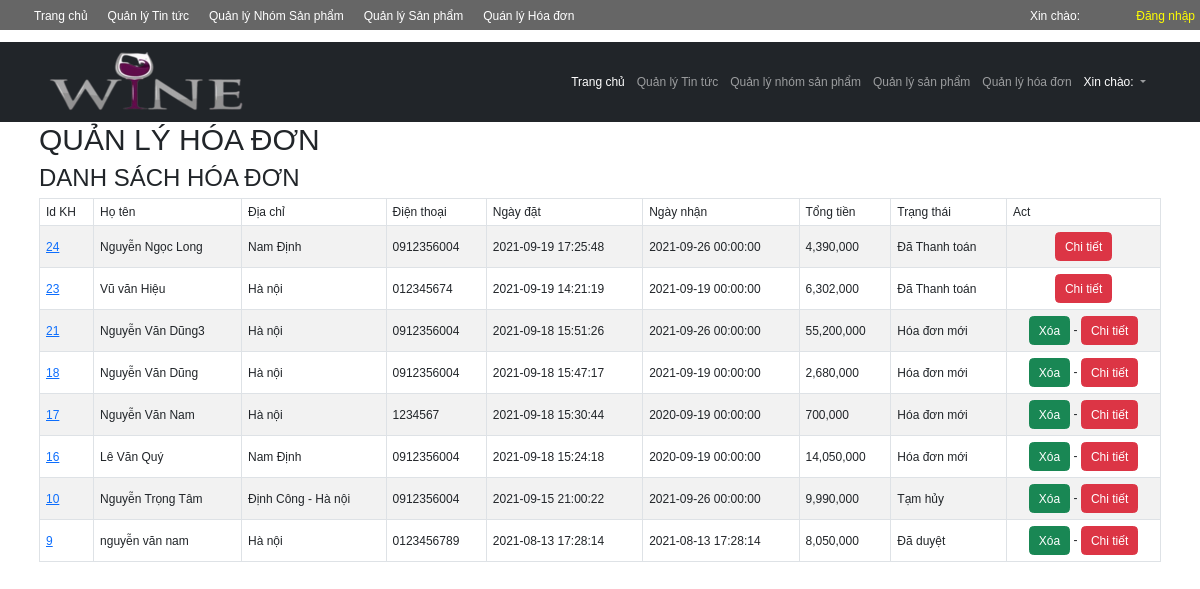
Before: /index_admin.php?module=hoadon with the older database file.
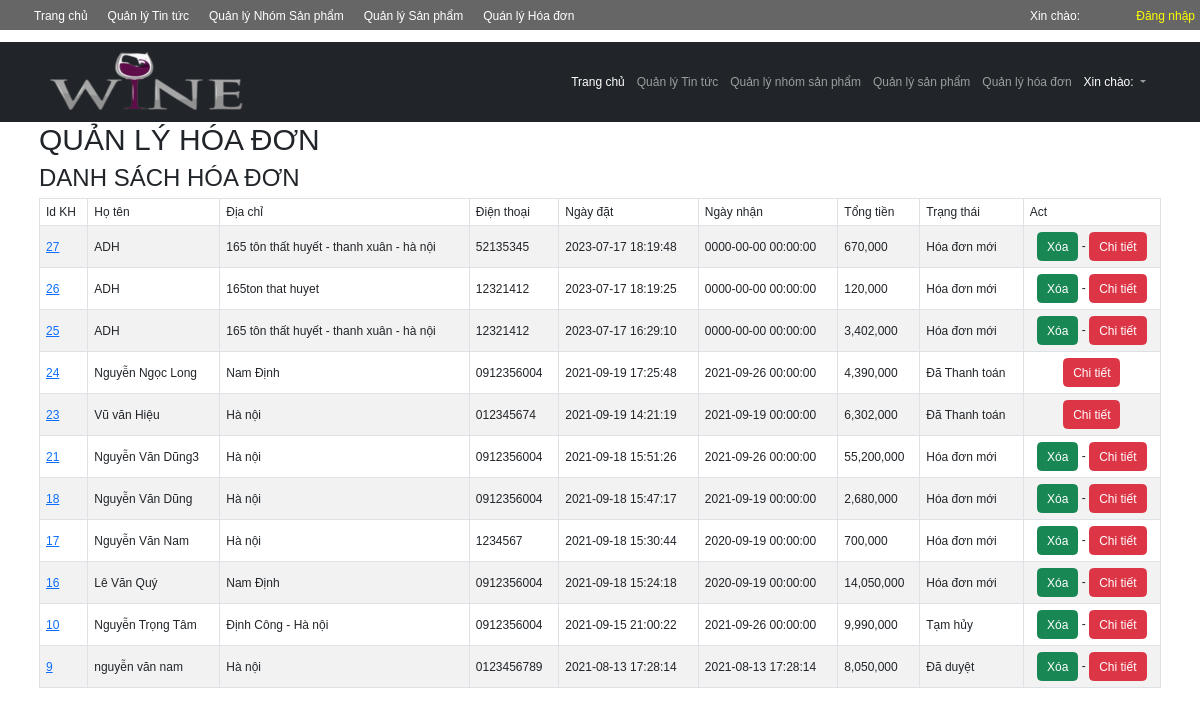
After: the same page with the newer database file.
### tables this page shows
CREATE TABLE `tbhoadon` (
  `mahd` int(11) NOT NULL,
  `tennguoimua` varchar(30) NOT NULL,
  `dtnguoimua` varchar(15) DEFAULT NULL,
  `nguoinhan` varchar(30) DEFAULT NULL,
  `dienthoai` varchar(15) NOT NULL,
  `diachi` varchar(100) NOT NULL,
  `Note` text DEFAULT NULL,
  `ngaydat` datetime NOT NULL DEFAULT current_timestamp(),
  `ngaynhan` datetime NOT NULL DEFAULT current_timestamp(),
  `trangthai` int(11) NOT NULL DEFAULT 0
);

### Models/clsDatabase.php (called while the page is built, shortened)
<?php
class clsDatabase
{
	public $conn = NULL;
	function __construct()
	{
		try
		{
			$this->conn = new PDO("mysql:host=localhost;dbname=shop","root","");
			$this->conn->exec("SET NAMES UTF8");
		}
		catch(PDOException $ex)
		{
			echo "<h3>" . $ex->getMessage() . "</h3>";
			die("<h3> LỖI KẾT NỐI CSDL </h3>");
		}
	}
	function ThucthiSQL($sql, $data=NULL)
	{
		$this->pdo_stm = $this->conn->prepare($sql);
		$ketqua=false;
		if($data!=NULL)
			$ketqua = $this->pdo_stm->execute($data);
		else
			$ketqua = $this->pdo_stm->execute();
		return $ketqua;
	}
}
?>

### Models/clsHoadon.php (called while the page is built, shortened)
<?php
require_once("clsDatabase.php");
class clsHoadon
{
	public $db;
	function __construct()
	{
		$this->db = new clsDatabase();
	}
	function LayDanhSachHoadon()
	{
		$sql = "SELECT * FROM tbHoadon ORDER BY mahd DESC";
		$ketqua = $this->db->ThucthiSQL($sql);
		if($ketqua==TRUE)
			$this->data = $this->db->pdo_stm->fetchAll();
		return $ketqua;
	}
	public function TongTien($mahd)
	{
		$sql = "SELECT SUM(soluong*giamua) AS tongtien
					FROM `tbchitiethoadon` WHERE mahd=?";
		$data[] = $mahd;
 		$ketqua = $this->db->ThucthiSQL($sql,$data);
		if($ketqua==TRUE)
		{
			$this->data = $this->db->pdo_stm->fetch();
			return $this->data["tongtien"];
		}
		else
			return -1;
	}
}
?>

### Views/vDanhSachHD.php (the view)
	<div class="container table-responsive">
		<h1> QUẢN LÝ HÓA ĐƠN</h1>
		<h2> DANH SÁCH HÓA ĐƠN</h2>
		<div>
			<?php
if ($ketqua) {
?>
				<table id="example" class="table table-striped table-hover table-bordered table align-middle">
					<thead>
						<tr>
							<td>Id KH</td>
							<td>Họ tên</td>
							<td>Địa chỉ</td>
							<td>Điện thoại</td>
							<td>Ngày đặt</td>
							<td>Ngày nhận</td>
							<td>Tổng tiền</td>
							<td>Trạng thái</td>
							<td>Act</td>
						</tr>
					</thead>
					<tbody>
						<?php
			$rows = $hoadon->data;
			foreach ($rows as $row) {
				$trangthai = "";
				if ($row["trangthai"] == 0)
					$trangthai = "Hóa đơn mới";
				else if ($row["trangthai"] == 1)
					$trangthai = "Đã duyệt";
				else if ($row["trangthai"] == 2)
					$trangthai = "Đã Thanh toán";
				else if ($row["trangthai"] == 3)
					$trangthai = "Tạm hủy";
			?>
							<tr>
								<td><a href="?module=<?= $module ?>&act=chitiet&id=<?= $row["mahd"] ?>"> <?= $row["mahd"] ?> </a></td>
								<td><?= $row["tennguoimua"] ?></td>
								<td><?= $row["diachi"] ?></td>
								<td><?= $row["dienthoai"] ?></td>
								<td><?= $row["ngaydat"] ?></td>
								<td><?= $row["ngaynhan"] ?></td>
								<td><?= number_format($hoadon->TongTien($row["mahd"])) ?></td>
								<td><?= $trangthai ?></td>
								<td class="text-center">
									<?php
						if ($row["trangthai"] != 2)
							echo "<a class='btn btn-success' href='?module=" . $module . "&act=xoa&id=" . $row["mahd"] . "'>Xóa</a> - ";
						else
							echo " ";
						?>
									<a class="btn btn-danger" href="?module=<?= $module ?>&act=chitiet&id=<?= $row["mahd"] ?>"> Chi tiết </a>
								</td>
							</tr>
				<?php
			}
	?>
	</tbody>
				</table>
			<?php
}
?>
		</div>
	</div>

Changed rows visible on the page:
added tbhoadon: mahd "27", tennguoimua "ADH", diachi "165 tôn thất huyết - thanh xuân - hà nội", dienthoai "52135345", ngaydat "2023-07-17 18:19:48", ngaynhan "0000-00-00 00:00:00", TongTien "670,000", trangthai "Hóa đơn mới"
added tbhoadon: mahd "26", tennguoimua "ADH", diachi "165ton that huyet", dienthoai "12321412", ngaydat "2023-07-17 18:19:25", ngaynhan "0000-00-00 00:00:00", TongTien "120,000", trangthai "Hóa đơn mới"
added tbhoadon: mahd "25", tennguoimua "ADH", diachi "165 tôn thất huyết - thanh xuân - hà nội", dienthoai "12321412", ngaydat "2023-07-17 16:29:10", ngaynhan "0000-00-00 00:00:00", TongTien "3,402,000", trangthai "Hóa đơn mới"
